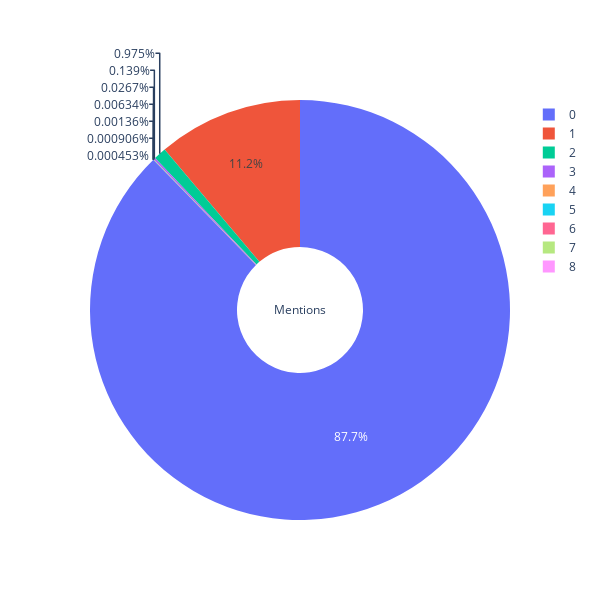

The cell this chart's notebook holds for it:
### Code cell
sample_df, fake_by_competitors_index = reviews_mentioning_brands(m, product_info)

### Figure 1 — Plotly figure (JSON) as saved in the notebook; plotly's stock layout.template omitted (floating-point values rounded to 4 significant figures)
{"data": [{"hole": 0.3, "labels": [0, 1, 2, 3, 4, 5, 6, 7, 8], "title": {"text": "Mentions"}, "type": "pie", "values": [193548, 24616, 2151, 307, 59, 14, 3, 2, 1]}], "layout": {"height": 600, "width": 600}}
